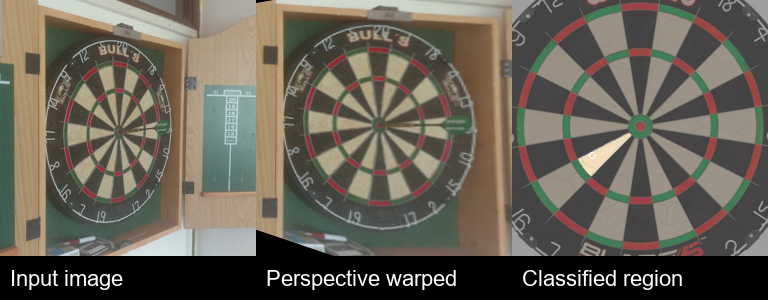

This chart was generated by the following Python code:
# apply both the perspective and classification network to an image
import math

import cv2
import torch
from PIL import Image, ImageFont, ImageDraw
from scipy import ndimage
from torchvision import transforms
import numpy as np

from learning.classification.network import ClassificationNetwork
from learning.perspective.network import PerspectiveNetwork, warp_image_using_network


def classify_raw(im_path, device, pnet, cnet):
    im: Image.Image = Image.open(im_path).convert("RGB")

    # crop image down to square and resize to 256
    if im.width > im.height:
        box = ((im.width - im.height)/2, 0, im.width - (im.width - im.height)/2, im.height)
    else:
        box = (0, (im.height - im.width)/2, im.width, im.height - (im.height - im.width)/2)
    im = im.resize((256, 256), box=box)

    warped_im = warp_image_using_network(pnet, device, im)

    classification_in_tensor = transforms.ToTensor()(warped_im).view(1, 3, 256, 256)
    c_out = cnet(classification_in_tensor)[0]

    # find nearest class
    classification_choice = -1
    closest_dist = 1e9
    for i in range(82):
        img: Image.Image = Image.open(f"data_collection/perspective_shift/assets/{i}.png").convert("RGBA")
        im_array = np.array(img)[:, :, -1]
        com = ndimage.center_of_mass(im_array)[::-1]
        com_x = com[0] / 460
        com_y = com[1] / 460

        dist = math.sqrt((c_out[0] - com_x) ** 2 + (c_out[1] - com_y) ** 2)
        if dist < closest_dist:
            closest_dist = dist
            classification_choice = i

    # classification_choice = torch.argmax(classification_out)

    im_show = Image.new("RGBA", (3 * 256, 300), (0, 0, 0, 255))
    font = ImageFont.FreeTypeFont(r"C:\Windows\fonts\arial.ttf", size=22)
    im_draw = ImageDraw.Draw(im_show)

    # add text
    im_draw.text((10, 266), "Input image", font=font)
    im_draw.text((266, 266), "Perspective warped", font=font)
    im_draw.text((522, 266), "Classified region", font=font)

    im_show.paste(im, (0, 0))
    im_show.paste(warped_im, (256, 0))

    bg_im = Image.open("data_collection/perspective_shift/assets/bg.png").resize((256, 256))
    bg_im.putalpha(127)
    im_show.paste(bg_im, (512, 0), bg_im)

    label_im = Image.open(f"data_collection/perspective_shift/assets/{int(classification_choice)}.png").convert("RGBA")
    label_im = label_im.resize((256, 256))
    im_show.paste(label_im, (512, 0), label_im)
    im_draw.ellipse((512 + 256 * c_out[0] - 3,
                     256 * c_out[1] - 3,
                     512 + 256 * c_out[0] + 3,
                     256 * c_out[1] + 3))

    im_show.show()
    im_show.save("main.png")


if __name__ == '__main__':
    dev = torch.device("cuda" if torch.cuda.is_available() else "cpu")

    perspective_net = PerspectiveNetwork()
    perspective_net.load_state_dict(torch.load("NETWORK-2.71.pth"))

    classification_net = ClassificationNetwork()
    classification_net.load_state_dict(torch.load("C2_NETWORK.pth"))\

    classify_raw("data/raw/IMG_20210511_142817727.jpg", dev, perspective_net, classification_net)
